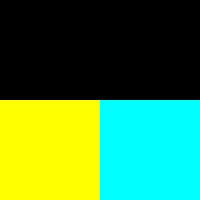
Frame 1 (no input)
Frame 60 (no input): identical to frame 1, image omitted
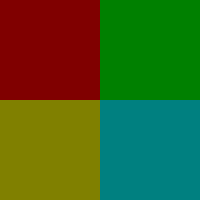
Frame 120 (the mouse pressed at the canvas centre since frame 60)

The p5.js sketch that drew these frames (run headless with seeded random() and noise() and a simulated clock; from frame 60 on, the mouse is pressed at the canvas centre):

// p5.js sketch
// ── sketch.js

function setup() {
  createCanvas(200, 200);
  noStroke();
}

function draw() {
  background(0)
var mouse1=map(mouseX,0,width,0,255);
var mouse2=map(mouseY,0,width,0,255);
var mouse3=map(mouseX,0,width,255,0);
var mouse4=map(mouseY,0,width,255,0);


fill(255,0,0,mouse1);
rect(0,0,100,100);
fill(0,255,0,mouse2);
rect(100,0,100,100);
fill(255,255,0,mouse3);
rect(0,100,100,100);
fill(0,255,255,mouse4);
rect(100,100,100,100);
}
